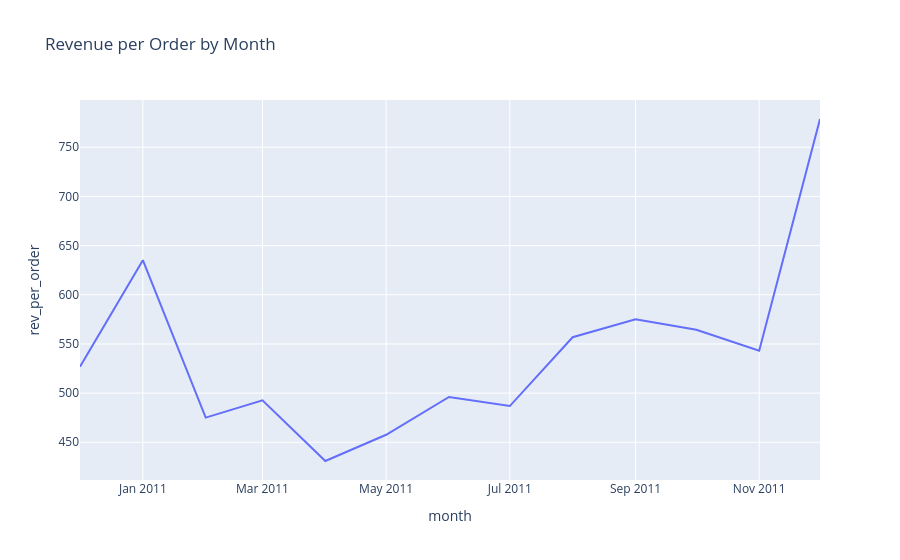

The notebook cell saved with this chart:
### Code cell
fig_rev_order_m = px.line(df_rev_order_m, x='month', y='rev_per_order', title='Revenue per Order by Month')
fig_rev_order_m.write_html("C:/Users/Decss/Desktop/SQL-övning/Analysis/HTML/monthly_revenue_order.html",
    include_plotlyjs='cdn')
fig_rev_order_m.show()

### Figure 1 — Plotly figure (JSON) as saved in the notebook; plotly's stock layout.template omitted (floating-point values rounded to 4 significant figures)
{"data": [{"hovertemplate": "month=%{x}<br>rev_per_order=%{y}<extra></extra>", "legendgroup": "", "line": {"color": "#636efa", "dash": "solid"}, "marker": {"symbol": "circle"}, "mode": "lines", "name": "", "orientation": "v", "showlegend": false, "type": "scatter", "x": ["2010-12-01T00:00:00.000000", "2011-01-01T00:00:00.000000", "2011-02-01T00:00:00.000000", "2011-03-01T00:00:00.000000", "2011-04-01T00:00:00.000000", "2011-05-01T00:00:00.000000", "2011-06-01T00:00:00.000000", "2011-07-01T00:00:00.000000", "2011-08-01T00:00:00.000000", "2011-09-01T00:00:00.000000", "2011-10-01T00:00:00.000000", "2011-11-01T00:00:00.000000", "2011-12-01T00:00:00.000000"], "xaxis": "x", "y": [526.9, 635.2, 475.0, 492.6, 431.0, 457.6, 496.1, 486.8, 556.8, 575.1, 564.3, 543.1, 778.7], "yaxis": "y"}], "layout": {"legend": {"tracegroupgap": 0}, "title": {"text": "Revenue per Order by Month"}, "xaxis": {"anchor": "y", "domain": [0, 1], "title": {"text": "month"}}, "yaxis": {"anchor": "x", "domain": [0, 1], "title": {"text": "rev_per_order"}}}}
